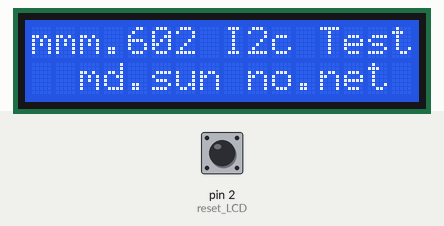
This sketch was run on a simulated Arduino Uno, built with avr-gcc and run on an emulated ATmega328P. On the bench: 16×2 character LCD. The test bench sets the inputs (shaded band); at power-on: pin 2 (reset_LCD) LOW.

Above: at 1.7 s.
1.8 s: pin 2 (reset_LCD) pulled HIGH for 3.2 s
At 2.9 s:
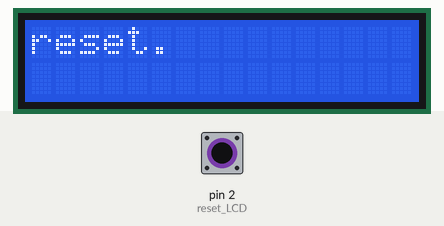
At 6.1 s:
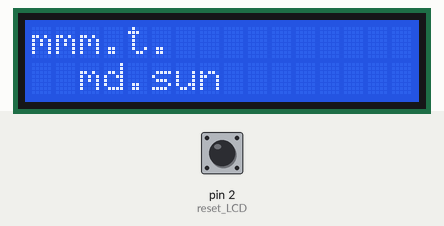
Timing chart, 0 to 7.6 s (numbered marks = the images above; inputs shaded):
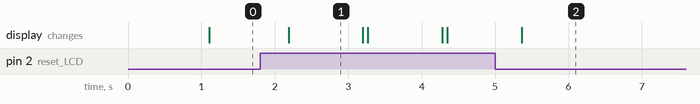

The sketch:

i2c_reset.ino
```cpp
#include <Wire.h>
#include <LiquidCrystal_I2C.h>
LiquidCrystal_I2C lcd(0x27 , 16, 2);
const int reset_LCD = 2;

void setup()
{
  pinMode(reset_LCD, INPUT);
  lcd.begin();
  lcd.backlight();
  lcd.setCursor(0, 0);
  lcd.print("LCD1602 I2c Test");
  lcd.setCursor(2, 1);
  lcd.print("myarduino.net");
}
void loop() {
  if (digitalRead(reset_LCD) == HIGH) {
  lcd.begin();
  lcd.backlight();
  lcd.setCursor(0, 0);
  lcd.print("reset.");

  }
  delay(1000);
  lcd.setCursor(0, 0);
  lcd.print("mmm.");
  lcd.setCursor(2, 1);
  lcd.print("md.sun ");
}
```

Measured:
- after the input at 1.8 s, the display: changes after 0.39 s (image 1)
- what the display in image 1 shows lasts 1.0 s, from 2.2 s to 3.2 s
